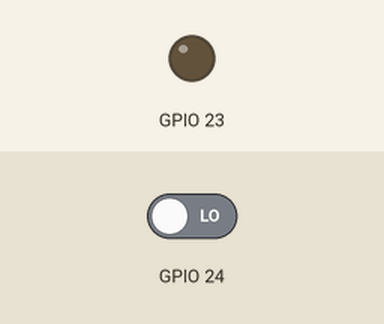
Recording of a program running on a simulated Raspberry Pi (BCM pin numbers). On the bench: output pins drawn as LEDs (lit = HIGH). Inputs (shaded band) come from the test bench; at power-on: GPIO 24 LOW. What the program prints to the terminal is not drawn.

Above: at 1.2 s.
1.3 s: GPIO 24 driven HIGH
At 1.6 s:
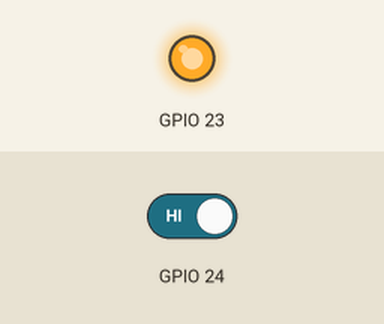
2.8 s: GPIO 24 driven LOW
At 4.0 s:
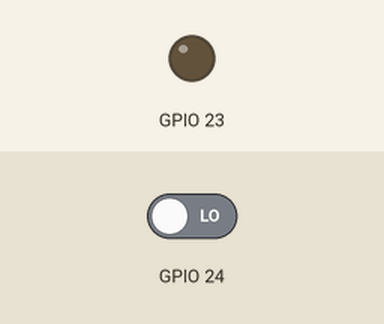
Timing chart, 0 to 5.8 s (numbered marks = the images above; inputs shaded):
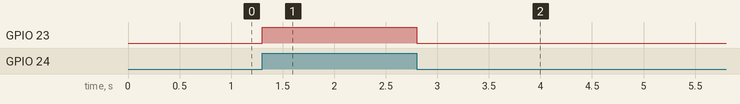

Measured:
- after the input at 1.3 s, GPIO 23: LOW → HIGH at once
- after the input at 2.8 s, GPIO 23: HIGH → LOW at once

The program:

limitswitch.py
```python
import RPi.GPIO as GPIO

GPIO.setmode(GPIO.BCM)
GPIO.setup(24, GPIO.IN)
GPIO.setup(23, GPIO.OUT)

try:
	print('test')
	while True:
		# If limit switch is on
		if GPIO.input(24) == 1:
			print('Hello')
			# Turn on LED
			GPIO.output(23, GPIO.HIGH)
		else:
			print('Bye')
			GPIO.output(23, GPIO.LOW)

except KeyboardInterrupt:
    # here you put any code you want to run before the program
    # exits when you press CTRL+C
    print('Keyboard Interrupt') # print value of counter

# except:
    # # this catches ALL other exceptions including errors.
    # # You won't get any error messages for debugging
    # # so only use it once your code is working
    # print('Other Error Occurred')

finally:
    GPIO.cleanup() # this ensures a clean exit
    print('Clean up')
```
